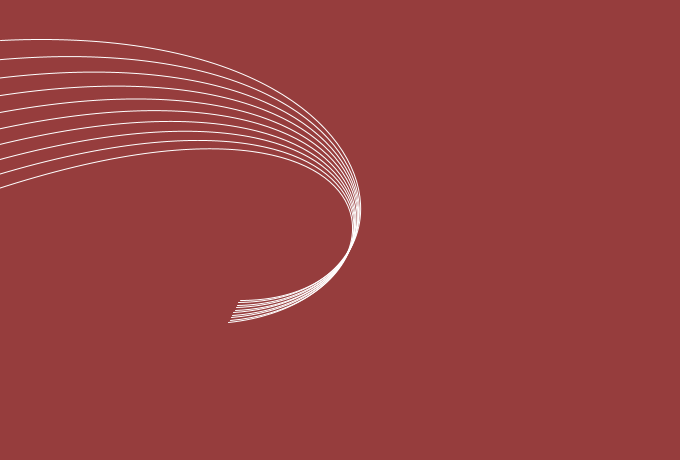
Frame 1 (no input)
Frame 60 (the mouse pressed at the canvas centre just before this capture): identical to frame 1, image omitted
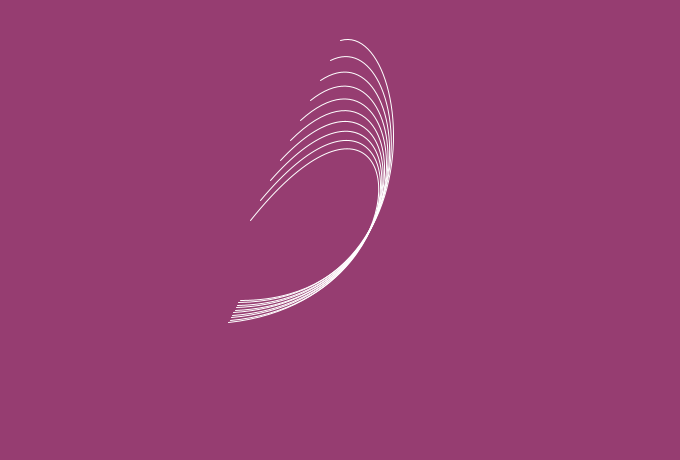
Frame 120 (the mouse held since frame 60 and released just before this capture)

The Processing sketch that drew these frames (run headless with seeded random() and noise(); from frame 60 on, the mouse is pressed at the canvas centre):

// Processing sketch: sketch_190718a
// ── sketch_190718a.pde
void setup() {
  size(680, 460); 
  stroke (255); 
  noFill();
  colorMode(HSB);
}

void draw() {
  background(mouseY , 150,150); 
   for (int i = 0; i < 200; i += 20) {
    bezier(mouseX-(i/2.0), 40+i, 410, 20, 440, 300, 240-(i/16.0), 300+(i/8.0));
  }
}
